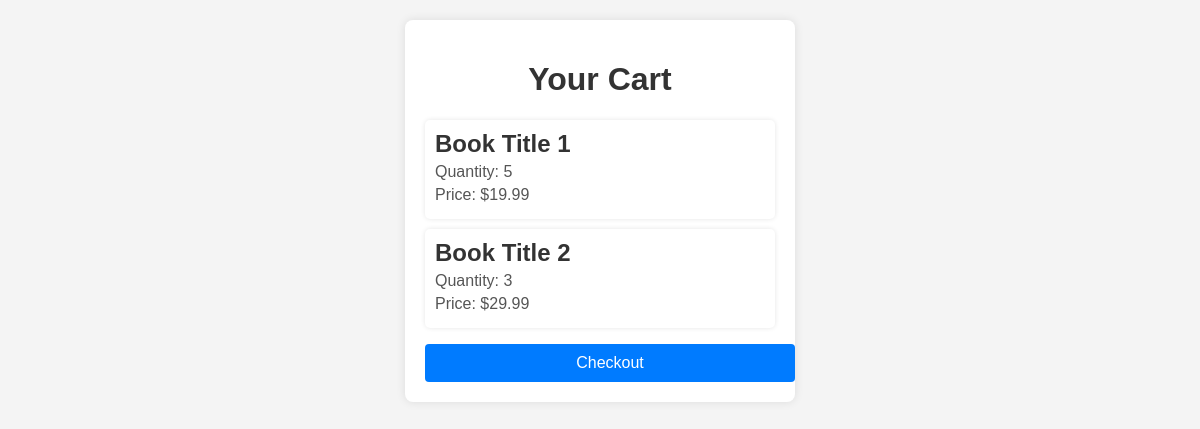
Page /cart/ (signed in) on the earlier database version.
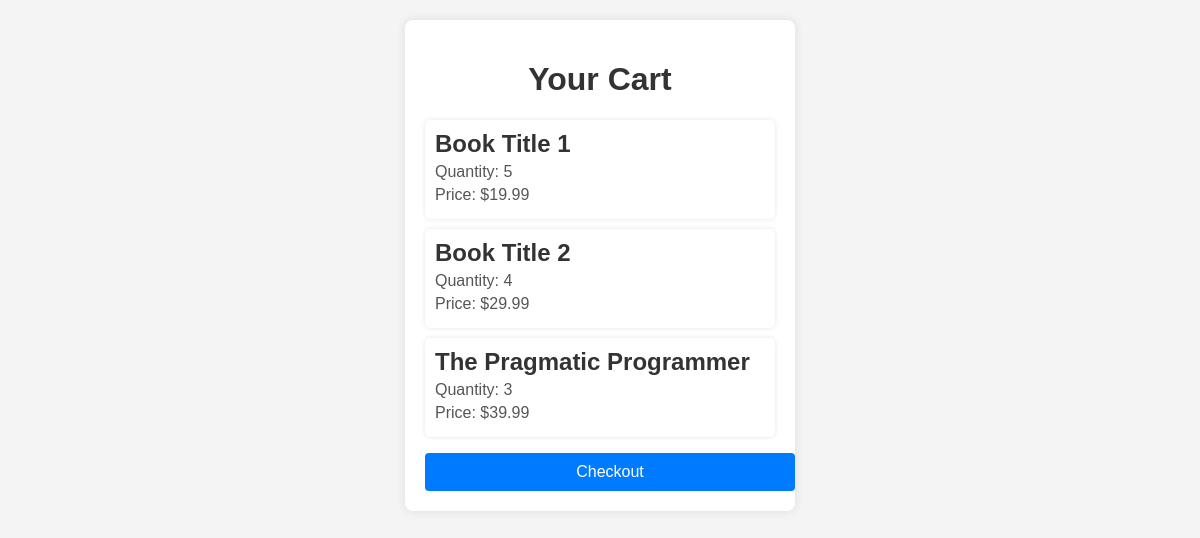
Same page on the later database version.
### cart/models.py (models this page shows, shortened)
class CartItem(models.Model):
    cart = models.ForeignKey(Cart, on_delete=models.CASCADE)
    book = models.ForeignKey(Book, on_delete=models.CASCADE)
    quantity = models.PositiveIntegerField(default=1)
    added_at = models.DateTimeField(auto_now_add=True)

### book/models.py (models this page shows, shortened)
class Book(models.Model):
    title = models.CharField(max_length=200)
    author = models.CharField(max_length=200)
    description = models.TextField()
    price = models.DecimalField(max_digits=10, decimal_places=2)
    stock = models.IntegerField()
    created_at = models.DateTimeField(auto_now_add=True)
    updated_at = models.DateTimeField(auto_now=True)

### cart/views.py (the view)
# urls.py: path('cart/', cart, name='cart'),
@login_required
def cart(request):
    customer = request.user.customer  # Assuming a logged-in customer
    cart = Cart.objects.get(customer=customer)
    cart_items = CartItem.objects.filter(cart=cart)
    return render(request, 'cart/cart.html', {'cart_items': cart_items})

### templates/cart/cart.html (shortened to what this page needs)
<!DOCTYPE html>
<html>
<head>
</head>
<body>
    <div class="container">
        <h1>Your Cart</h1>
        <ul>
            {% for item in cart_items %}
            <li>
                <h2>{{ item.book.title }}</h2>
                <p>Quantity: {{ item.quantity }}</p>
                <p>Price: ${{ item.book.price }}</p>
            </li>
            {% endfor %}
        </ul>
        <a href="{% url 'checkout' %}">Checkout</a>
    </div>
</body>
</html>

### templates/cart/cart.html (style rules this page uses)
body { font-family: Arial, sans-serif; background-color: #f4f4f4; display: flex; flex-direction: column; align-items: center; margin: 0; padding: 20px; }
.container { background: white; padding: 20px; border-radius: 8px; box-shadow: 0 0 10px rgba(0, 0, 0, 0.1); width: 350px; text-align: center; }
h1 { color: #333; }
ul { list-style: none; padding: 0; width: 100%; }
li { background: #fff; padding: 10px; border-radius: 5px; box-shadow: 0 0 5px rgba(0, 0, 0, 0.1); margin-bottom: 10px; text-align: left; }
h2 { margin: 0; color: #333; }
p { margin: 5px 0; color: #555; }
a { display: block; width: 100%; background: #007bff; color: white; text-decoration: none; padding: 10px; margin-top: 15px; border-radius: 4px; text-align: center; }

Differences in the rows shown:
changed CartItem "Book Title 2": quantity "3" → "4"
added CartItem: book "The Pragmatic Programmer", quantity "3", book.price "39.99"
